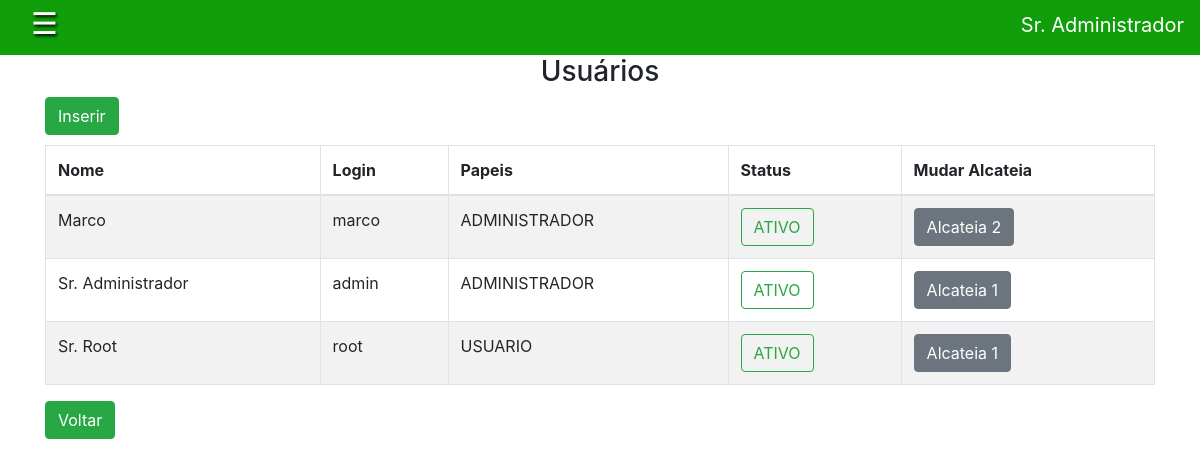
Screenshot of /app/controller/UsuarioController.php?action=list (signed in) with the database file from the repository.
### tables this page shows
CREATE TABLE tb_usuarios ( 
  id_usuario int AUTO_INCREMENT, 
  id_endereco int NOT NULL,
  id_contato int NOT NULL,
  id_alcateia int ,
  nome varchar(70) NOT NULL, 
  cpf char(11) NOT NULL,
  login varchar(15) NOT NULL,
  senha varchar(15) NOT NULL,
  papeis varchar(255),
  status_usuario varchar(70) NOT NULL DEFAULT 'ATIVO',
  PRIMARY KEY (id_usuario),
  FOREIGN KEY (id_endereco) REFERENCES tb_enderecos (id_endereco),
  FOREIGN KEY (id_contato) REFERENCES tb_contatos (id_contato),
  FOREIGN KEY (id_alcateia) REFERENCES tb_alcateias (id_alcateia),
  CONSTRAINT uk_usuarios UNIQUE (login)
);

CREATE TABLE tb_alcateias (
  id_alcateia int AUTO_INCREMENT,
  nome VARCHAR(100) NOT NULL,
  PRIMARY KEY (id_alcateia),
  primo int
);

### app/controller/UsuarioController.php (called while the page is built, shortened)
<?php
require_once(__DIR__ . "/Controller.php");
require_once(__DIR__ . "/../dao/UsuarioDAO.php");
require_once(__DIR__ . "/../dao/AlcateiaDAO.php");
require_once(__DIR__ . "/../service/UsuarioService.php");
require_once(__DIR__ . "/../model/Alcateia.php");
require_once(__DIR__ . "/../model/Usuario.php");
class UsuarioController extends Controller {
    private AlcateiaDAO $alcateiaDao;
    private UsuarioDAO $usuarioDao;
    public function __construct() {
        $this->alcateiaDao = new AlcateiaDAO();
        $this->usuarioDao = new UsuarioDAO();
        $this->handleAction();
    }
    protected function list(string $msgErro = "", string $msgSucesso = "") {
        $usuarios = $this->usuarioDao->list();
        $alcateias = $this->alcateiaDao->list();
        $dados["lista"] = $usuarios;
        $this->loadView("pages/usuario/list.php", $dados,$msgErro, $msgSucesso, true);
    }
}
$usuCont = new UsuarioController();

### app/model/Usuario.php (called while the page is built, shortened)
<?php
class Usuario implements JsonSerializable {
    private $id;
    private $alcateia;
    private $nome;
    private $login;
    private $papeis;
    private $status;
    private $idAlcateia;
    public function getId()
    {
        return $this->id;
    }
    public function setId($id)
    {
        $this->id = $id;
        return $this;
    }
    public function getAlcateia()
    {
        return $this->alcateia;
    }
    public function setAlcateia($alcateia)
    {
        $this->alcateia = $alcateia;
        return $this;
    }
    public function getLogin()
    {
        return $this->login;
    }
    public function setLogin($login)
    {
        $this->login = $login;
        return $this;
    }
    public function getNome()
    {
        return $this->nome;
    }
    public function setNome($nome)
    {
        $this->nome = $nome;
        return $this;
    }
    public function setPapeis($papeis)
    {
        $this->papeis = $papeis;
        return $this;
    }
    public function getStatus()
    {
        return $this->status;
    }
    public function setStatus($status)
    {
        $this->status = $status;
        return $this;
    }
    public function getPapeisStr(){
            return str_replace(UsuarioPapel::$SEPARADOR,", ", $this->papeis);
    }
    public function getIdAlcateia()
    {
        return $this->idAlcateia;
    }
    public function setIdAlcateia($idAlcateia)
    {
        $this->idAlcateia = $idAlcateia;
        return $this;
    }
}

### app/dao/UsuarioDAO.php (called while the page is built, shortened)
<?php
include_once(__DIR__ . "/../model/Usuario.php");
include_once(__DIR__ . "/../model/Alcateia.php");
class UsuarioDAO {
    public function list() {
        $conn = Connection::getConn();
        $sql = "SELECT * FROM tb_usuarios u ORDER BY u.nome";
        $stm = $conn->prepare($sql);
        $stm->execute();
        $result = $stm->fetchAll();
        return $this->mapUsuarios($result);
    }
    private function mapUsuarios($result) {
        $usuarios = array();
        foreach ($result as $reg) {
            $usuario = new Usuario();
            $usuario->setId($reg['id_usuario']);
            $usuario->setNome($reg['nome']);
            $usuario->setCpf($reg['cpf']);
            $usuario->setLogin($reg['login']);
            $usuario->setSenha($reg['senha']);
            $usuario->setPapeis($reg['papeis']);
            $usuario->setStatus($reg['status_usuario']);
            $usuario->setIdEndereco($reg['id_endereco']);
            $usuario->setIdContato($reg['id_contato']);
            $usuario->setIdAlcateia($reg['id_alcateia']);
            array_push($usuarios, $usuario);
        }
        return $usuarios;
    }
}

### app/model/Alcateia.php (called while the page is built, shortened)
<?php
class Alcateia implements JsonSerializable {
    private $nome;
    public function getNome()
    {
        return $this->nome;
    }
    public function setNome($nome)
    {
        $this->nome = $nome;
        return $this;
    }
}

### app/dao/AlcateiaDAO.php (called while the page is built, shortened)
<?php
require_once(__DIR__ . "/../model/Alcateia.php");
require_once(__DIR__ . "/../model/Usuario.php");
class AlcateiaDao{
    public function list(){
        $conn = Connection::getConn();
        $sql = "SELECT * FROM tb_alcateias a ORDER BY a.id_alcateia";
        $stm = $conn->prepare($sql);
        $stm->execute();
        $result = $stm->fetchAll();
        return $this->mapAlcateia($result);
    }
    public function mapAlcateia($result){
        $alcateias = array();
        foreach ($result as $reg) {
            $alcateia = new Alcateia();
            $alcateia->setId_alcateia($reg['id_alcateia']);
            $alcateia->setNome($reg['nome']);
            array_push($alcateias, $alcateia);
        }
        return $alcateias;
    }
}

### app/view/pages/usuario/list.php (the view, shortened to what this page needs)
<?php
require_once(__DIR__ . "/../../include/header.php");
require_once(__DIR__ . "/../../include/menu.php");
require_once(__DIR__ . "/../../../dao/AlcateiaDAO.php");
?>
    <link rel="stylesheet" href="<?= BASEURL ?>/view/styles/list.css" />
    <h3 class='text-center'>Usuários</h3>
    <div class='container'>
        <div class="row">
            <div class="col-3">
                <a class="btn btn-success" href="<?= BASEURL ?>/controller/UsuarioController.php?action=create">Inserir</a>
            </div>
            <div class="col-9">
            </div>
        </div>
        <div id="pinto" class="row" style="margin-top: 10px;">
            <div class="col-12">
                <table id="tabUsuarios" class="table table-striped table-bordered">
                    <thead>
                        <tr>
                            <th>Nome</th>
                            <th>Login</th>
                            <th>Papeis</th>
                            <th>Status</th>
                            <th>Mudar Alcateia</th>
                        </tr>
                    </thead>
                    <tbody>
                        <?php foreach($dados["lista"] as $usu): ?>
                            <tr>
                                <td><?= $usu->getNome(); ?></td>
                                <td><?= $usu->getLogin(); ?></td>
                                <td><?= $usu->getPapeisStr(); ?></td>
                                <td>
                                    <?php
                                    if ($usu->getStatus() == 'ATIVO') {
                                        echo "<a class='btn btn-outline-success' onclick=\"return confirm('Deseja alterar o status do usuário para INATIVO?')\" href='". BASEURL ."/controller/UsuarioController.php?action=updateToInativo&id=". $usu->getId() ."'>ATIVO</a>";
                                    } else {
                                        echo "<a class='btn btn-outline-danger' onclick=\"return confirm('Deseja alterar o status do usuário para ATIVO?')\" href='". BASEURL ."/controller/UsuarioController.php?action=updateToAtivo&id=". $usu->getId() ."'>INATIVO</a>";
                                    }
                                    ?>
                                </td>
                                <td>
                                    <button class="<?php if($usu->getAlcateia()) {
                                            echo "btn btn-secondary";
                                        }else {
                                            echo "btn btn-warning";
                                        }?>"
                                         id="<?= $usu->getId();?>" onclick="findTheAlcateias(<?php if($usu->getIdAlcateia()) {echo $usu->getIdAlcateia();} else {echo '0';}?>
                                         , 'list', <?= $usu->getId();?>);">
                                        <?php if($usu->getAlcateia()) {
                                            echo $usu->getAlcateia()->getNome();
                                        }else {
                                            echo "sem alcateia";
                                        }?>
                                    </button>
                                </td>
                            </tr>
                        <?php endforeach; ?>
                    </tbody>
                </table>
                <a class="btn btn-success"
                href="<?= BASEURL ?>/controller/HomeController.php">Voltar</a>
            </div>
        </div>
    </div>
<?php
require_once(__DIR__ . "/../../include/footer.php");
?>

### app/controller/Controller.php (shortened to what this page needs)
<?php
class Controller {
    private string $actionDefault = "";
    protected function handleAction() {
        $action = NULL;
        if(isset($_GET['action']))
            $action = $_GET['action'];
        $this->callAction($action);
    }
    protected function callAction($methodName) {
        $methodNoAction = "noAction";
        if( ( (! $methodName) || empty(trim($methodName)) ) &&
                method_exists($this, $this->actionDefault) ) {
            $method = $this->actionDefault;
            $this->$method();
        } elseif($methodName && method_exists($this, $methodName))
            $this->$methodName();
        elseif(method_exists($this, $methodNoAction))
            $this->$methodNoAction();
        else {
            throw new BadFunctionCallException("Ação não implementada");
        }
    }
    protected function loadView(string $path, array $dados, string $msgErro = "", string $msgSucesso = "", bool $fazer) {
        $caminho = __DIR__ . "/../view/" . $path;
        if(file_exists($caminho)) {
            require $caminho;
        } else {
            echo "Erro ao carrega a view solicitada<br>";
            echo "Caminho: " . $caminho;
        }
    }
    public function setActionDefault($actionDefault, $fazer) {
        if($fazer == true)
        {
            $this->actionDefault = $actionDefault;
        }
        return $this;
    }
}

### app/view/include/header.php (shortened to what this page needs)
<!DOCTYPE html>
<html lang="pt">
<head>
    <link rel="stylesheet" type="text/css" href="../view/styles/main.css?v=<?php echo time(); ?>">
    <link rel="stylesheet" href="https://stackpath.bootstrapcdn.com/bootstrap/4.1.3/css/bootstrap.min.css"
>
</head>
<body onload="carregar_modo()">

### app/view/include/menu.php (shortened to what this page needs)
<?php
$nome = "Faça Login no menu";
if(isset($_SESSION[SESSAO_USUARIO_NOME]))
    $nome = $_SESSION[SESSAO_USUARIO_NOME];
?>
<link rel="stylesheet" href="<?= BASEURL ?>/view/styles/menu.css" />
<div class= "row " id = "cabecalho">
        <div class ="col-3 ">
                <section id="principal">
                    <span style="font-size:30px;cursor:pointer " onclick = "abrir_nav()">&#9776;</span>
                </section>
        </div>
    </div>
    <div class="nomeUsu">
    <?php
        if (isset($_SESSION[SESSAO_USUARIO_ID])){
            echo "<a href='". BASEURL ."/controller/UsuarioController.php?action=profile&id=".
            $_SESSION[SESSAO_USUARIO_ID] ."'>". $nome ."</a>";
        }
        else {
            echo $nome;
        }
    ?>
</div>

### app/view/include/footer.php (shortened to what this page needs)
</body>
</html>

### app/view/styles/main.css (style rules this page uses)
body { overflow-x: hidden; }

### app/view/styles/menu.css (style rules this page uses)
#cabecalho { background-size: 600px; background-color: rgb(16, 159, 11); height: 55px; }
#principal { color: rgb(255, 255, 255); text-shadow: black 0.1em 0.1em 0.2em; padding: 16px; margin-left: 15px; margin-top: -15px; transition: 0.5px; }
.nomeUsu { font-size: 20px; position: absolute; color: rgb(242, 242, 97); margin-top: -45px; right: 16px; }
.nomeUsu a { color: rgb(255, 255, 255); text-decoration: none; }

### app/view/styles/list.css (style rules this page uses)
body { position: relative; }

### rows the page displays
tb_usuarios: nome "Marco", login "marco", papeis "ADMINISTRADOR", id_alcateia.nome "Alcateia 2"
tb_usuarios: nome "Sr. Administrador", login "admin", papeis "ADMINISTRADOR", id_alcateia.nome "Alcateia 1"
tb_usuarios: nome "Sr. Root", login "root", papeis "USUARIO", id_alcateia.nome "Alcateia 1"

### other values shown
$nome "Sr. Administrador"
